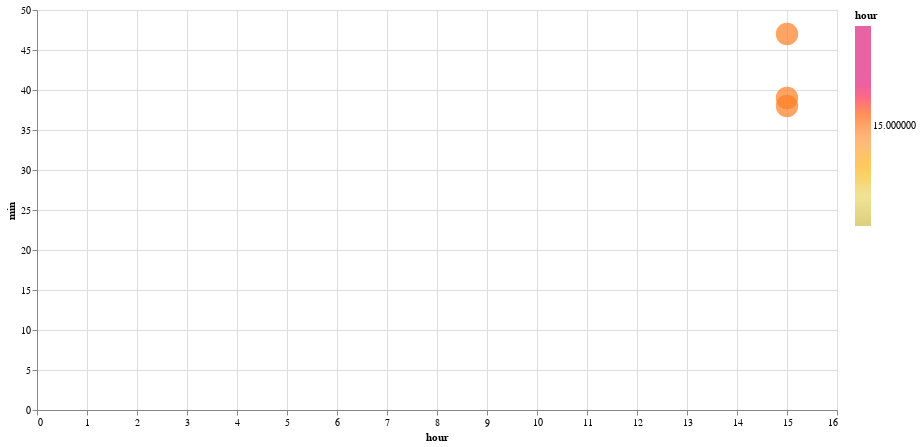

Notebook cell for this chart:
### Code cell
df_stc1, df_stc2 = compare_approaches(
    stop_id="62078",
    organization_name="Santa Clara Valley Transportation Authority",
    route_id="51",
    stop_sequence=13,
)

### Figure 1 — Vega-Lite specification as saved in the notebook (floating-point values rounded to 4 significant figures)
{"config": {"view": {"continuousWidth": 300, "continuousHeight": 300}}, "data": {"name": "data-f2a60dd272a46cf070fe931d19e7243f"}, "mark": {"type": "circle", "size": 500}, "encoding": {"color": {"field": "hour", "scale": {"range": ["#ccbb44", "#e9d868", "#fcb40e", "#ff9c42", "#fc5c04", "#dd217d", "#dd217d", "#dd217d"]}, "type": "quantitative"}, "tooltip": [{"field": "hour", "type": "quantitative"}, {"field": "min", "type": "quantitative"}, {"field": "actual_arrival_lag_min", "type": "quantitative"}], "x": {"field": "hour", "type": "quantitative"}, "y": {"field": "min", "type": "quantitative"}}, "height": 400, "width": 800, "$schema": "https://vega.github.io/schema/vega-lite/v5.17.0.json", "datasets": {"data-f2a60dd272a46cf070fe931d19e7243f": [{"caltrans_district": "04 - Oakland", "schedule_gtfs_dataset_key": "fb467982dcc77a7f9199bebe709bb700", "feed_key": "3fccf089909fbdb3d725a5c15fb062cb", "organization_name": "Santa Clara Valley Transportation Authority", "route_long_name": "Moffett Field - West Valley Coll", "route_type": "Bus", "route_id": "51", "direction_id": 0.0, "stop_id": "62078", "stop_sequence": 13, "trip_instance_key": "26edafab428cb3c31f31bd267ed3010b", "rt_arrival_sec": 56336, "scheduled_arrival_sec": 56070.0, "converted_rt_arrival": "2024-05-22T15:38:56", "converted_schd_arrival": "2024-05-22T15:34:26", "actual_arrival_lag_min": null, "scheduled_arrival_lag_min": null, "hour": 15, "min": 38}, {"caltrans_district": "04 - Oakland", "schedule_gtfs_dataset_key": "fb467982dcc77a7f9199bebe709bb700", "feed_key": "3fccf089909fbdb3d725a5c15fb062cb", "organization_name": "Santa Clara Valley Transportation Authority", "route_long_name": "Moffett Field - West Valley Coll", "route_type": "Bus", "route_id": "51", "direction_id": 0.0, "stop_id": "62078", "stop_sequence": 13, "trip_instance_key": "a7b3fdea2a6fad64a6db9a3607d1013f", "rt_arrival_sec": 56362, "scheduled_arrival_sec": 55770.0, "converted_rt_arrival": "2024-05-22T15:39:22", "converted_schd_arrival": "2024-05-22T15:29:26", "actual_arrival_lag_min": 0.4333, "scheduled_arrival_lag_min": -5.0, "hour": 15, "min": 39}, {"caltrans_district": "04 - Oakland", "schedule_gtfs_dataset_key": "fb467982dcc77a7f9199bebe709bb700", "feed_key": "3fccf089909fbdb3d725a5c15fb062cb", "organization_name": "Santa Clara Valley Transportation Authority", "route_long_name": "Moffett Field - West Valley Coll", "route_type": "Bus", "route_id": "51", "direction_id": 0.0, "stop_id": "62078", "stop_sequence": 13, "trip_instance_key": "6b2e2a8d39427cb02eb612368788f395", "rt_arrival_sec": 56834, "scheduled_arrival_sec": 55530.0, "converted_rt_arrival": "2024-05-22T15:47:14", "converted_schd_arrival": "2024-05-22T15:25:26", "actual_arrival_lag_min": 7.867, "scheduled_arrival_lag_min": -4.0, "hour": 15, "min": 47}]}}
